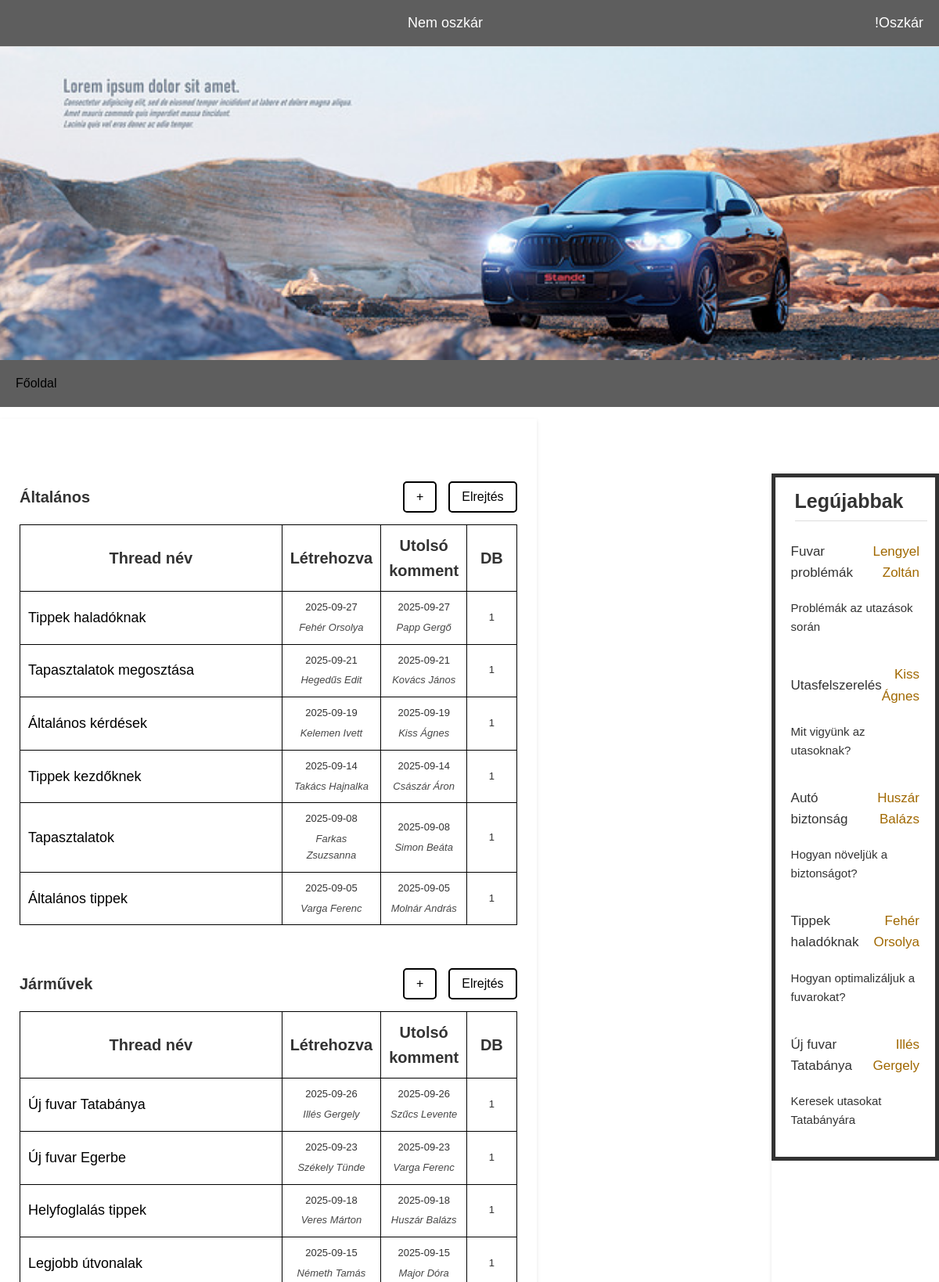
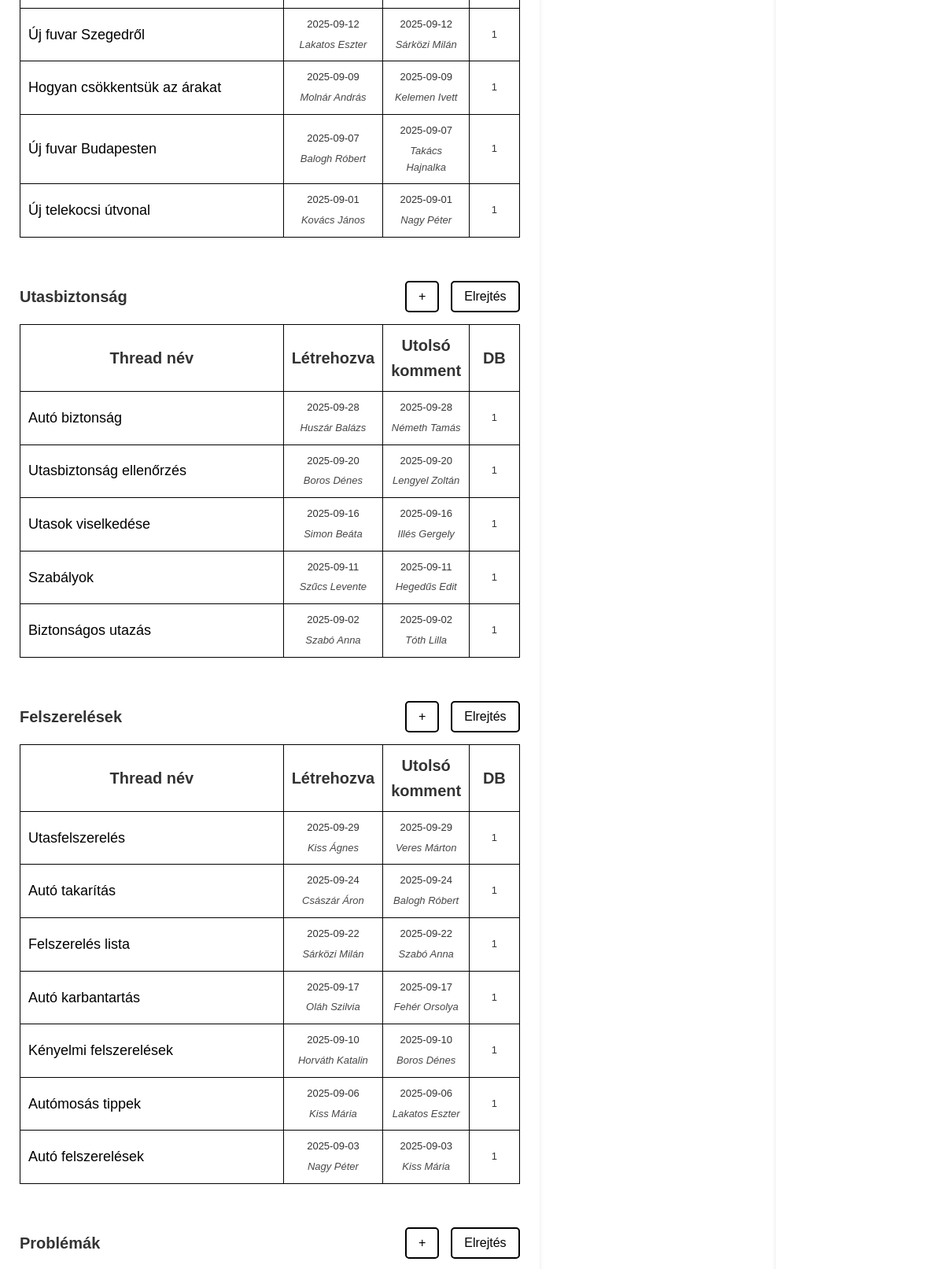
The page /forum/index.php (upper part) on the database its author committed (2 pictures, top to bottom).
### tables this page shows
CREATE TABLE `section` (
  `id` int(11) NOT NULL,
  `name` varchar(255) NOT NULL
);

CREATE TABLE `thread` (
  `id` int(11) NOT NULL,
  `name` varchar(255) NOT NULL,
  `author_name` varchar(255) DEFAULT NULL,
  `content` varchar(1000) NOT NULL,
  `is_archived` tinyint(1) NOT NULL DEFAULT 0,
  `section_id` int(11) NOT NULL,
  `created_at` datetime NOT NULL
);

### forum/contents/private/db.php (called while the page is built, shortened)
<?php
$pdo = null;
try{
    $pdo = new PDO("mysql:host=" . DB_HOST . ";dbname=" . DB_NAME, DB_USER);
    $pdo->setAttribute(PDO::ATTR_ERRMODE, PDO::ERRMODE_EXCEPTION);
} catch(Exception $e) {
    die('Nem lehet csatlakozni az adatbázishoz!');
}
function getAllSections(): array{
    global $pdo;
    $query = "SELECT * from section";
    $result = $pdo->query($query);
    return $result->fetchAll(PDO::FETCH_ASSOC);
}
function getThread(int $sectionId) : array{
    global $pdo;
    $stmt = $pdo->prepare("SELECT id, name, created_at as created, author_name, is_archived FROM thread WHERE section_id = :section_id ORDER BY is_archived ASC, created_at DESC");
    $stmt->execute(['section_id' => $sectionId]);
    $result = $stmt->fetchAll(PDO::FETCH_ASSOC);
    foreach ($result as &$r) {
        $stmt = $pdo->prepare("SELECT created_at as ccreated_at, author_name as cauthor_name FROM comment WHERE thread_id = :thread_id ORDER BY created_at DESC LIMIT 1");
        $stmt->execute(['thread_id' => $r['id']]);
        $r['ccreated_at'] = $stmt->fetchColumn();
        $stmt = $pdo->prepare("SELECT author_name FROM comment WHERE thread_id = :thread_id ORDER BY created_at DESC LIMIT 1");
        $stmt->execute(['thread_id' => $r['id']]);
        $r['cauthor_name'] = $stmt->fetchColumn();
        $stmt = $pdo->prepare("SELECT count(id) as count from comment WHERE thread_id = :thread_id");
        $stmt->execute(['thread_id' => $r['id']]);
    }
    return $result;
}
function getLast5Ths(): array{
    global $pdo;
    $query = ("SELECT name, author_name, content FROM thread ORDER BY created_at DESC LIMIT 5 ");
    $result = $pdo->query($query);
    return $result->fetchAll(PDO::FETCH_ASSOC);
    return $result;
}
function sortThreads(array $threads): array{
    usort($threads, function ($a, $b) {
        if ((int)$a['is_archived'] !== (int)$b['is_archived']) {
            return (int)$a['is_archived'] <=> (int)$b['is_archived'];
        }
        $latestA = !empty($a['ccreated_at']) ? $a['ccreated_at'] : $a['created'];
        $latestB = !empty($b['ccreated_at']) ? $b['ccreated_at'] : $b['created'];
        return strtotime($latestB) <=> strtotime($latestA);
    });
    return $threads;
}
?>

### forum/index.php (the view, shortened to what this page needs)
<?php
require_once('./contents/private/db.php');
?>
<!DOCTYPE html>
<html lang="en">
<head>
    <link rel="stylesheet" href="./contents/css/styles.css?v=<?php echo time(); ?>">
</head>
<body>
    <header id="header" class="header">
    </header>
    <section class="hero" id="borito"></section>
    <nav><a href="index.php">Főoldal</a></nav>
    <main>
        <div>
            <?php foreach (getAllSections() as $x): ?>
                <?php $threads = sortThreads(getThread(intval($x['id']))); ?>
                <div class="sectionhd">
                    <h1 class="section-nev"><?= $x['name'] ?></h1>
                    <div class="section-buttons">
                        <a href="./contents/php/post.php?section_id=<?= $x['id'] ?>&mod=threadnyitas" class="btn-add">+</a>
                        <?php if (!empty($threads)): ?>
                        <button onclick="Hider(<?= $x['id'] ?>)" id="hider-<?= $x['id'] ?>" class="btn-hide">Elrejtés</button>
                        <?php endif; ?>
                    </div>
                </div>
                <?php if (!empty($threads)): ?>
                    <table class="index-table" id="table-<?= $x['id'] ?>">
                        <thead>
                            <tr>
                                <th>Thread név</th>
                                <th>Létrehozva</th>
                                <th>Utolsó komment</th>
                                <th>DB</th>
                            </tr>
                        </thead>
                        <tbody>
                            <?php foreach ($threads as $y): ?>
                                <?php $hexCode = $y['is_archived'] ? '#716F6F' : '#FFFFFF'; ?>
                                <tr style="background-color: <?= $hexCode ?>">
                                    <td>
                                        <a href="./contents/php/thread.php?thread_id=<?= $y['id'] ?>">
                                            <?= $y['name'] ?>
                                        </a>
                                    </td>
                                    <td>
                                        <ul class="no-bullets">
                                            <li><?= substr($y['created'], 0, -9) ?></li>
                                            <li class="author-class"><?= $y['author_name'] ?></li>
                                        </ul>
                                    </td>
                                    <td>
                                        <ul class="no-bullets">
                                            <li><?= substr($y['ccreated_at'], 0, -9) ?></li>
                                            <li><div class="author-class"><?= $y['cauthor_name'] ?></div></li>
                                        </ul>
                                    </td>
                                    <td><?= $y['count'] ?></td>
                                </tr>
                            <?php endforeach; ?>
                        </tbody>
                    </table>
                <?php endif; ?>
            <?php endforeach; ?>
        </div>
        <div id = "legujabbakc">
            <div id = "legujabbak">
                <h1 id = "legujabbak-cim">Legújabbak</h1>
                <?php foreach (GetLast5ths() as $x): ?>
                    <ul class="adatok">
                        <li><div class = "legujabb-b"><?= $x['name']?></div><div class = "legujabb-j"><?=$x['author_name'] ?></div> </li>
                        <li><?= substr($x['content'], 0, 200) ?></li>
                    </ul>
                <?php endforeach; ?>
            </div>
        </div>
    </main>
</body>
</html>

### forum/contents/css/styles.css (style rules this page uses)
* { margin: 0; padding: 0; box-sizing: border-box; }
body { font-family: Arial, sans-serif; color: #333; line-height: 1.6; height: 100%; }
.header { display: flex; justify-content: space-between; align-items: center; width: 100%; padding: 10px 20px; background-color: #5e5e5e; height: 60px; border-bottom: 1px solid #ddd; color: #fff; }
#borito { width: 100%; height: 50vh; background-size: cover; background-position: center; display: flex; justify-content: center; align-items: center; }
nav { display: flex; width: 100%; align-items: center; justify-content: flex-start; padding: 20px; background-color: #5e5e5e; height: 60px; color: #000; margin-bottom: 15px; }
nav > a { margin-right: 5px; }
.sectionhd { display: flex; justify-content: space-between; align-items: center; gap: 20px; margin-bottom: 15px; margin-top: 55px; }
.section-nev { font-size: 20px; font-weight: bold; margin: 0; flex: 1; text-align: left; }
.section-buttons { display: flex; gap: 15px; }
.section-buttons a, .section-buttons button { display: inline-flex; justify-content: center; align-items: center; height: 40px; padding: 0 15px; font-size: 16px; line-height: 1; border: 2px solid black; border-radius: 5px; cursor: pointer; text-decoration: none; color: #000; }
main { display: flex; flex-wrap: wrap; gap: 300px; }
main > div:first-child { flex: 5; padding: 25px; box-shadow: 0 2px 5px rgba(0, 0, 0, 0.1); }
main > div:first-child table { width: 100%; border-collapse: collapse; margin-bottom: 20px; }
main > div:first-child thead th { padding: 10px; text-align: center; vertical-align: middle; border: 1px solid #000; font-size: 20px; }
main > div:first-child tbody td { height: 50px; padding: 10px; max-width: 50%; border: 1px solid #000; vertical-align: middle; text-align: left; font-size: 18px; word-wrap: break-word; height: 30px; }
main > div:first-child tbody td:not(:first-child) { width: 10%; text-align: center; font-size: 13px; }
button { background-color: #fff; color: #000; padding: 8px 12px; border-radius: 3px; cursor: pointer; font-size: 14px; }
a { color: #000; text-decoration: none; }
h1, h2 { margin-bottom: 15px; color: #333; }
.author-class { font-size: 1em; color: #474747; margin-top: 5px; font-style: italic; }
main > div:last-child { flex: 1; padding: 0px; border-radius: 5px; box-shadow: 0 2px 5px rgba(0, 0, 0, 0.1); }
main > div:last-child h1 { margin-bottom: 15px; font-size: 20px; border-bottom: 1px solid #ddd; padding-bottom: 5px; }
#legujabbakc { display: block; width: 100%; margin-top: 70px; }
#legujabbak { width: 100%; height: auto; padding: 10px; border: 5px solid; }
#legujabbak-cim { font-size: 25px; font-weight: bold; margin-bottom: 15px; margin-left: 15px; color: #333; }
.no-bullets { list-style-type: none; margin: 0; padding: 0; }
.adatok { list-style-type: none; margin: 0; padding: 0; }
.adatok li { display: flex; justify-content: space-between; align-items: center; padding: 10px; }
.adatok li:last-child { margin-bottom: 15px; font-size: 15px; }
.legujabb-b { font-size: 17px; color: #333; }
.legujabb-j { font-size: 17px; color: #a06800; text-align: right; }

### rows shown on the page
section: name "Általános"
thread: name "Tippek haladóknak", created_at "2025-09-27", author_name "Fehér Orsolya", ccreated_at "2025-09-27", cauthor_name "Papp Gergő", count "1", content "Hogyan optimalizáljuk a fuvarokat?"
thread: name "Tapasztalatok megosztása", created_at "2025-09-21", author_name "Hegedűs Edit", ccreated_at "2025-09-21", cauthor_name "Kovács János", count "1"
thread: name "Általános kérdések", created_at "2025-09-19", author_name "Kelemen Ivett", ccreated_at "2025-09-19", cauthor_name "Kiss Ágnes", count "1"
thread: name "Tippek kezdőknek", created_at "2025-09-14", author_name "Takács Hajnalka", ccreated_at "2025-09-14", cauthor_name "Császár Áron", count "1"
thread: name "Tapasztalatok", created_at "2025-09-08", author_name "Farkas Zsuzsanna", ccreated_at "2025-09-08", cauthor_name "Simon Beáta", count "1"
thread: name "Általános tippek", created_at "2025-09-05", author_name "Varga Ferenc", ccreated_at "2025-09-05", cauthor_name "Molnár András", count "1"
section: name "Járművek"
thread: name "Új fuvar Tatabánya", created_at "2025-09-26", author_name "Illés Gergely", ccreated_at "2025-09-26", cauthor_name "Szűcs Levente", count "1", content "Keresek utasokat Tatabányára"
thread: name "Új fuvar Egerbe", created_at "2025-09-23", author_name "Székely Tünde", ccreated_at "2025-09-23", cauthor_name "Varga Ferenc", count "1"
thread: name "Helyfoglalás tippek", created_at "2025-09-18", author_name "Veres Márton", cauthor_name "Huszár Balázs", count "1"
thread: name "Legjobb útvonalak", created_at "2025-09-15", author_name "Németh Tamás", ccreated_at "2025-09-15", cauthor_name "Major Dóra", count "1"
thread: name "Új fuvar Szegedről", created_at "2025-09-12", author_name "Lakatos Eszter", ccreated_at "2025-09-12", cauthor_name "Sárközi Milán", count "1"
thread: name "Hogyan csökkentsük az árakat", created_at "2025-09-09", author_name "Molnár András", ccreated_at "2025-09-09", cauthor_name "Kelemen Ivett", count "1"
thread: name "Új fuvar Budapesten", created_at "2025-09-07", author_name "Balogh Róbert", ccreated_at "2025-09-07", cauthor_name "Takács Hajnalka", count "1"
thread: name "Új telekocsi útvonal", created_at "2025-09-01", author_name "Kovács János", ccreated_at "2025-09-01", cauthor_name "Nagy Péter", id "1"
section: name "Utasbiztonság"
thread: name "Autó biztonság", created_at "2025-09-28", author_name "Huszár Balázs", ccreated_at "2025-09-28", cauthor_name "Németh Tamás", count "1", content "Hogyan növeljük a biztonságot?"
thread: name "Utasbiztonság ellenőrzés", created_at "2025-09-20", author_name "Boros Dénes", ccreated_at "2025-09-20", cauthor_name "Lengyel Zoltán", count "1"
thread: name "Utasok viselkedése", created_at "2025-09-16", author_name "Simon Beáta", ccreated_at "2025-09-16", cauthor_name "Illés Gergely", count "1"
thread: name "Szabályok", created_at "2025-09-11", author_name "Szűcs Levente", ccreated_at "2025-09-11", cauthor_name "Hegedűs Edit", count "1"
thread: name "Biztonságos utazás", created_at "2025-09-02", author_name "Szabó Anna", ccreated_at "2025-09-02", cauthor_name "Tóth Lilla", count "1"
section: name "Felszerelések"
thread: name "Utasfelszerelés", created_at "2025-09-29", author_name "Kiss Ágnes", ccreated_at "2025-09-29", cauthor_name "Veres Márton", count "1", content "Mit vigyünk az utasoknak?"
thread: name "Autó takarítás", created_at "2025-09-24", author_name "Császár Áron", ccreated_at "2025-09-24", cauthor_name "Balogh Róbert", count "1"
thread: name "Felszerelés lista", created_at "2025-09-22", author_name "Sárközi Milán", ccreated_at "2025-09-22", cauthor_name "Szabó Anna", count "1"
thread: name "Autó karbantartás", created_at "2025-09-17", author_name "Oláh Szilvia", ccreated_at "2025-09-17", cauthor_name "Fehér Orsolya", count "1"
thread: name "Kényelmi felszerelések", created_at "2025-09-10", author_name "Horváth Katalin", ccreated_at "2025-09-10", cauthor_name "Boros Dénes", count "1"
thread: name "Autómosás tippek", created_at "2025-09-06", author_name "Kiss Mária", ccreated_at "2025-09-06", cauthor_name "Lakatos Eszter", count "1"
thread: name "Autó felszerelések", created_at "2025-09-03", author_name "Nagy Péter", ccreated_at "2025-09-03", cauthor_name "Kiss Mária", count "1"
section: name "Problémák"
thread: name "Fuvar problémák", author_name "Lengyel Zoltán", content "Problémák az utazások során"
